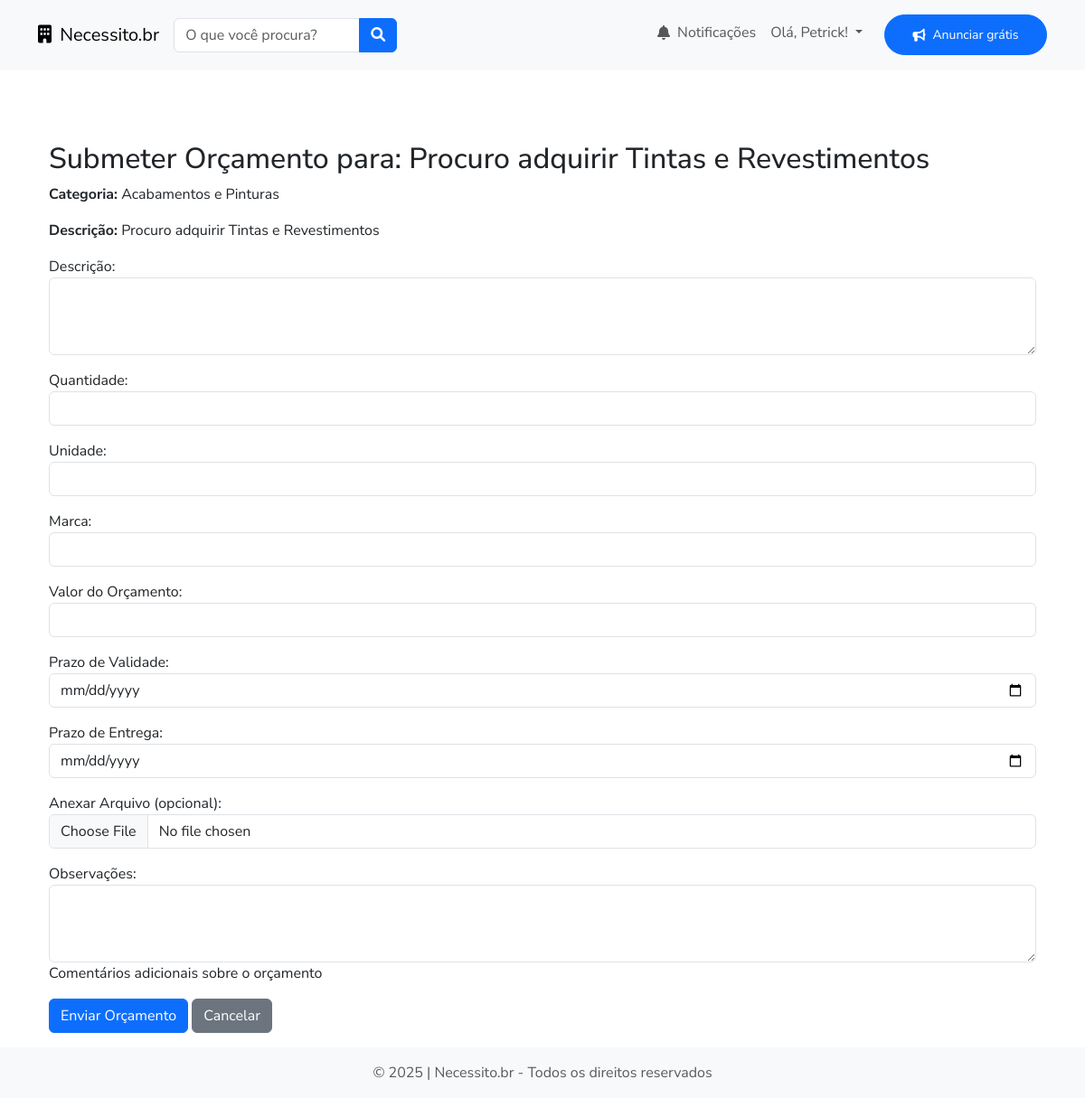
Page /orcamentos/submeter/1/ (signed in) on the committed database.
### users/models.py (models this page shows, shortened)
class User(AbstractUser):
    username = None  # Remove o campo username
    is_client = models.BooleanField(default=False)
    is_supplier = models.BooleanField(default=False)
    first_name = models.CharField(max_length=100)
    last_name = models.CharField(max_length=100)
    email = models.EmailField(unique=True, max_length=255)
    telefone = models.CharField(max_length=15, blank=True)
    data_nascimento = models.DateField(null=True, blank=True)
    endereco = models.TextField(blank=True)
    bairro = models.CharField(max_length=100, blank=True)
    cep = models.CharField(max_length=15, blank=True)
    cidade = models.CharField(max_length=100, blank=True)
    estado = models.CharField(max_length=2, blank=True)
    cpf = models.CharField(max_length=14, unique=True, null=True, blank=True)
    cnpj = models.CharField(max_length=18, unique=True, null=True, blank=True)
    preferred_categories = models.ManyToManyField(
        Categoria,
        blank=True,
        related_name='users_preferred'
    )
    comprovante_endereco = models.FileField(upload_to='comprovantes/', blank=True, null=True)
    foto = models.ImageField(upload_to='fotos_usuarios/', blank=True, null=True)
    date_joined = models.DateTimeField('date joined', auto_now_add=True)
    USERNAME_FIELD = 'email'  # Define email como identificador principal
    EMAIL_FIELD = 'email'
    REQUIRED_FIELDS = ['first_name', 'last_name']
    objects = UserManager()

### ads/models.py (models this page shows, shortened)
class Necessidade(models.Model):
    cliente = models.ForeignKey(User, on_delete=models.CASCADE, related_name="necessidades")
    categoria = models.ForeignKey(Categoria, on_delete=models.CASCADE, related_name="necessidades")
    subcategoria = models.ForeignKey(SubCategoria, on_delete=models.CASCADE, related_name="necessidades")
    titulo = models.CharField(max_length=255)
    descricao = models.TextField()
    quantidade = models.FloatField()
    medir_no_local = models.BooleanField(default=False)
    unidade = models.CharField(max_length=50, choices=[
        ('un', 'Unidade'),
        ('cx', 'Caixa'),
        ('pc', 'Peça'),
        ('kg', 'Kilograma'),
        ('m', 'Metro'),
        ('m2', 'Metro Quadrado'),
        ('m3', 'Metro Cúbico'),
        ('cm', 'Centímetro'),
        ('mm', 'Milímetro'),
        ('l', 'Litro'),
        ('g', 'Grama'),
        ('h', 'Hora'),
        ('d', 'Dia'),
        ('mês', 'Mês'),
        ('ano', 'Ano'),
        ('m²', 'Metro Quadrado'),
        ('m³', 'Metro Cúbico'),
        ('cm²', 'Centímetro Quadrado'),
        ('cm³', 'Centímetro Cúbico'),
        ('mm²', 'Milímetro Quadrado'),
        ('mm³', 'Milímetro Cúbico'),
        ('l', 'Litro'),
        ('ml', 'Mililitro'),
        ('g', 'Grama'),
        ('mg', 'Miligrama'),
        ('km', 'Quilograma'),
        ('h', 'Hora'),
        ('d', 'Dia'),
        ('mês', 'Mês'),
        ('ano', 'Ano'),
    ], default='Unidade'
    )
    marca = models.CharField(max_length=100, blank=True)
    tipo = models.CharField(max_length=100, blank=True)
    bitola = models.IntegerField(blank=True, default=0.0, help_text="Ex.: Milímetros")
    compr = models.IntegerField(blank=True, default=0.0, help_text="Ex.: Metros")
    peso = models.IntegerField(blank=True, default=0.0, help_text="Ex.: Kilogramas")
    altura = models.FloatField(blank=True, default=0.0, help_text="Ex.: Metros")
    status = models.CharField(max_length=20, choices=[
        ('ativo', 'Ativo'), # Anúncio ativo e disponível para orçamentos
        ('em_andamento', 'Em andamento'), # Anúncio com orçamento em andamento disparado após o aceite pelo anunciate.
        ('em_atendimento', 'Em atendimento'), # Anúncio com orçamento aceito pelo anunciante e pelo fornecedor.
        ('finalizado', 'Finalizado'), # Após a entrega do serviço ou produto, o anúncio é finalizado manualmente pelo anunciante.
        ('cancelado', 'Cancelado'), # Anúncio cancelado pelo anunciante.
    ], default='ativo')
    ip_usuario = models.GenericIPAddressField(blank=True, null=True, help_text="Endereço IP do usuário que cadastrou o anúncio")
    duracao = models.CharField(max_length=20, blank=True, null=True, help_text="Duração do serviço ou entrega (ex.: 7 dias, 3 horas)")
    data_criacao = models.DateTimeField(auto_now_add=True)
    modificado_em = models.DateTimeField(blank=True, null=True, auto_now=True)
    def get_absolute_url(self):
        return reverse('necessidade_detail', args=[str(self.pk)])

### categories/models.py (models this page shows, shortened)
class Categoria(models.Model):
    nome = models.CharField(max_length=100)
    descricao = models.TextField(blank=True)
    imagem_local = models.ImageField(
        upload_to='categorias/',
        blank=True,
        null=True,
        help_text="Imagem carregada localmente",
        validators=[validar_imagem]
    )
    url_imagem_externa = models.URLField(
        blank=True,
        null=True,
        help_text="URL de uma imagem externa"
    )
    criado_em = models.DateTimeField(auto_now_add=True)
    modificado_em = models.DateTimeField(auto_now=True)
    class Meta:
        ordering = ['nome']
    def imagem(self):
        """
        Retorna a imagem local, se existir, caso contrário, a URL externa.
        """
        if self.imagem_local:
            return self.imagem_local.url
        elif self.url_imagem_externa:
            return self.url_imagem_externa
        return None

### budgets/views.py (the view, shortened to what this page needs)
# urls.py: path('submeter/<int:pk>/', SubmeterOrcamentoView.as_view(), name='submeter_orcamento'),
class SubmeterOrcamentoView(LoginRequiredMixin, CreateView):
    model = Orcamento
    form_class = OrcamentoForm
    template_name = 'submeter_orcamento.html'
    def get_context_data(self, **kwargs):
        context = super().get_context_data(**kwargs)
        anuncio = get_object_or_404(Necessidade, pk=self.kwargs['pk'], status__in=['ativo', 'em_andamento'])
        context['anuncio'] = anuncio
        return context

### budgets/templates/submeter_orcamento.html (shortened to what this page needs)
{% extends 'base.html' %}
{% block content %}
<div class="container mt-5">
    <h2>Submeter Orçamento para: {{ anuncio.titulo }}</h2>
    <p><strong>Categoria:</strong> {{ anuncio.categoria.nome }}</p>
    <p><strong>Descrição:</strong> {{ anuncio.descricao }}</p>
    <form method="post" enctype="multipart/form-data">
        {{ form.as_p }}
        <button type="submit" class="btn btn-primary">Enviar Orçamento</button>
        <a href="{{ anuncio.get_absolute_url }}" class="btn btn-secondary">Cancelar</a>
    </form>
</div>
{% endblock %}

### templates/components/_header.html (shortened to what this page needs)
<header>
    <nav class="navbar navbar-expand-lg navbar-light bg-light py-3">
        <div class="container">
            <a class="navbar-brand" href="{% url 'home' %}">
                <i class="fas fa-building me-1"></i> Necessito.br
            </a>
            <div class="collapse navbar-collapse" id="navbarNav">
                <ul class="navbar-nav me-auto align-items-start">
                    <li class="nav-item w-100 mt-2 mt-lg-0 me-auto">
                        <form >
                            <div class="input-group">
                                <input type="text" class="form-control" placeholder="O que você procura?">
                                <button class="btn btn-primary" type="submit">
                                    <i class="fas fa-search"></i>
                                </button>
                            </div>
                        </form>
                    </li>
                </ul>
                <ul class="navbar-nav ms-auto align-items-start justify-content-end">
                    <li class="nav-item">
                        <a class="nav-link d-flex align-items-center" href="#" data-bs-toggle="tooltip" data-bs-placement="bottom" title="Notificações">
                            <i class="fas fa-bell me-2"></i>
                            <span>Notificações</span>
                        </a>
                    </li>
                    {% if user.is_authenticated %}
                    <li class="nav-item dropdown">
                        <a class="nav-link dropdown-toggle" href="#" role="button" data-bs-toggle="dropdown"
                            aria-expanded="false">
                            Olá, {{ user.first_name|capfirst }}!
                        </a>
                    </li>
                    {% endif %}
                    <li class="nav-item ms-lg-3">
                        <a href="{% url 'necessidade_create' %}"
                            class="btn btn-primary text-white px-4 py-2 rounded-pill d-flex align-items-center justify-content-center"
                            style="font-size: 14px; height: 45px; min-width: 180px; white-space: nowrap;">
                            <i class="fas fa-bullhorn me-2"></i> Anunciar grátis
                        </a>
                    </li>
                </ul>
            </div>
        </div>
    </nav>
</header>

### templates/base.html (style rules this page uses)
body { font-family: 'Nunito Sans', sans-serif; }

### rows in the picture
User: first_name "Petrick"
Necessidade: titulo "Procuro adquirir Tintas e Revestimentos", categoria.nome "Acabamentos e Pinturas", descricao "Procuro adquirir Tintas e Revestimentos"
